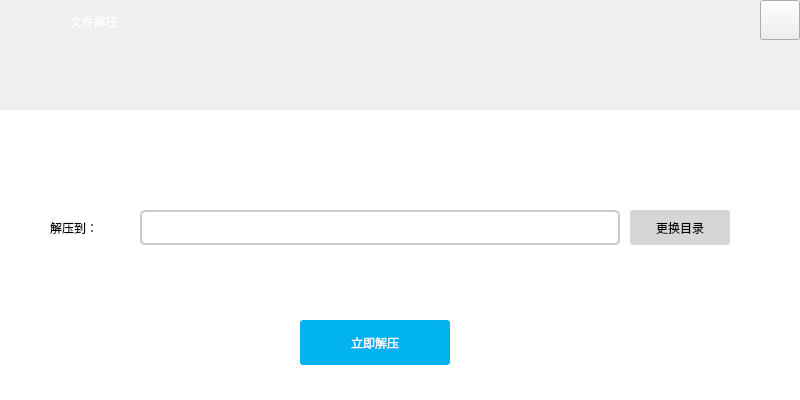
<?xml version="1.0" encoding="UTF-8"?>
<ui version="4.0">
 <class>unCompressWin</class>
 <widget class="QMainWindow" name="unCompressWin">
  <property name="geometry">
   <rect>
    <x>0</x>
    <y>0</y>
    <width>800</width>
    <height>400</height>
   </rect>
  </property>
  <property name="windowTitle">
   <string>MainWindow</string>
  </property>
  <widget class="QWidget" name="centralwidget">
   <widget class="QLabel" name="title_bar">
    <property name="geometry">
     <rect>
      <x>0</x>
      <y>0</y>
      <width>800</width>
      <height>110</height>
     </rect>
    </property>
    <property name="styleSheet">
     <string notr="true">border-image: url(:/res/image/splash.png);</string>
    </property>
    <property name="text">
     <string/>
    </property>
   </widget>
   <widget class="QLabel" name="icon">
    <property name="geometry">
     <rect>
      <x>3</x>
      <y>3</y>
      <width>40</width>
      <height>40</height>
     </rect>
    </property>
    <property name="styleSheet">
     <string notr="true">border-image: url(:/res/image/icon.png);</string>
    </property>
    <property name="text">
     <string/>
    </property>
   </widget>
   <widget class="QLabel" name="title">
    <property name="geometry">
     <rect>
      <x>70</x>
      <y>7</y>
      <width>130</width>
      <height>30</height>
     </rect>
    </property>
    <property name="styleSheet">
     <string notr="true">font: 14pt &quot;微软雅黑&quot;;
color: rgb(255, 255, 255);</string>
    </property>
    <property name="text">
     <string>文件解压</string>
    </property>
   </widget>
   <widget class="QPushButton" name="btn_close">
    <property name="geometry">
     <rect>
      <x>760</x>
      <y>0</y>
      <width>40</width>
      <height>40</height>
     </rect>
    </property>
    <property name="styleSheet">
     <string notr="true">QPushButton
{ 
border-image: url(:/res/image/dialog_close_normal.png);
}
QPushButton:hover
{
border-image: url(:/res/image/dialog_close_hover.png);
}
QPushButton:pressed
{   
border-image: url(:/res/image/dialog_close_pressed.png);
}</string>
    </property>
    <property name="text">
     <string/>
    </property>
   </widget>
   <widget class="QLineEdit" name="edt_dst">
    <property name="geometry">
     <rect>
      <x>140</x>
      <y>210</y>
      <width>480</width>
      <height>35</height>
     </rect>
    </property>
    <property name="styleSheet">
     <string notr="true">font: 12pt &quot;微软雅黑&quot;;
color: rgb(0, 0, 0);
border-radius: 5px;
border: 2px solid #ccc; 
padding: 0px 5px;</string>
    </property>
    <property name="text">
     <string/>
    </property>
    <property name="alignment">
     <set>Qt::AlignLeading|Qt::AlignLeft|Qt::AlignVCenter</set>
    </property>
    <property name="readOnly">
     <bool>true</bool>
    </property>
    <property name="placeholderText">
     <string/>
    </property>
   </widget>
   <widget class="QLabel" name="label_dst">
    <property name="geometry">
     <rect>
      <x>50</x>
      <y>210</y>
      <width>90</width>
      <height>35</height>
     </rect>
    </property>
    <property name="styleSheet">
     <string notr="true">font: 12pt &quot;微软雅黑&quot;;
color: rgb(0, 0, 0);</string>
    </property>
    <property name="text">
     <string>解压到：</string>
    </property>
   </widget>
   <widget class="QPushButton" name="btn_choose_dst">
    <property name="geometry">
     <rect>
      <x>630</x>
      <y>210</y>
      <width>100</width>
      <height>35</height>
     </rect>
    </property>
    <property name="styleSheet">
     <string notr="true">QPushButton
{ 
font: 12pt &quot;微软雅黑&quot;;
color: rgb(0, 0, 0);	
	background-color: rgb(214, 214, 214);
border: none;
border-radius: 3px
}
QPushButton:hover
{
background-color: rgb(240, 240, 240);
}
QPushButton:pressed
{   
background-color: rgb(185, 185, 185);
}</string>
    </property>
    <property name="text">
     <string>更换目录</string>
    </property>
   </widget>
   <widget class="QLabel" name="bg">
    <property name="geometry">
     <rect>
      <x>0</x>
      <y>110</y>
      <width>800</width>
      <height>290</height>
     </rect>
    </property>
    <property name="styleSheet">
     <string notr="true">background-color: rgb(255, 255, 255);</string>
    </property>
    <property name="text">
     <string/>
    </property>
   </widget>
   <widget class="QPushButton" name="btn_start">
    <property name="geometry">
     <rect>
      <x>300</x>
      <y>320</y>
      <width>150</width>
      <height>45</height>
     </rect>
    </property>
    <property name="styleSheet">
     <string notr="true">QPushButton
{ 
font: 12pt &quot;微软雅黑&quot;;
	color: rgb(255, 255, 255);
	background-color: rgb(0, 178, 238);
border: none;
border-radius: 3px
}
QPushButton:hover
{
background-color: rgb(0, 191, 255);
}
QPushButton:pressed
{   
background-color: rgb(0, 160, 213);
}</string>
    </property>
    <property name="text">
     <string>立即解压</string>
    </property>
   </widget>
   <widget class="QLabel" name="hint_wait">
    <property name="geometry">
     <rect>
      <x>0</x>
      <y>0</y>
      <width>800</width>
      <height>400</height>
     </rect>
    </property>
    <property name="styleSheet">
     <string notr="true"/>
    </property>
    <property name="text">
     <string/>
    </property>
   </widget>
   <widget class="QLabel" name="show_wait">
    <property name="geometry">
     <rect>
      <x>255</x>
      <y>30</y>
      <width>512</width>
      <height>256</height>
     </rect>
    </property>
    <property name="text">
     <string/>
    </property>
   </widget>
   <zorder>bg</zorder>
   <zorder>title_bar</zorder>
   <zorder>icon</zorder>
   <zorder>title</zorder>
   <zorder>btn_close</zorder>
   <zorder>edt_dst</zorder>
   <zorder>label_dst</zorder>
   <zorder>btn_choose_dst</zorder>
   <zorder>btn_start</zorder>
   <zorder>hint_wait</zorder>
   <zorder>show_wait</zorder>
  </widget>
 </widget>
 <resources/>
 <connections/>
</ui>
